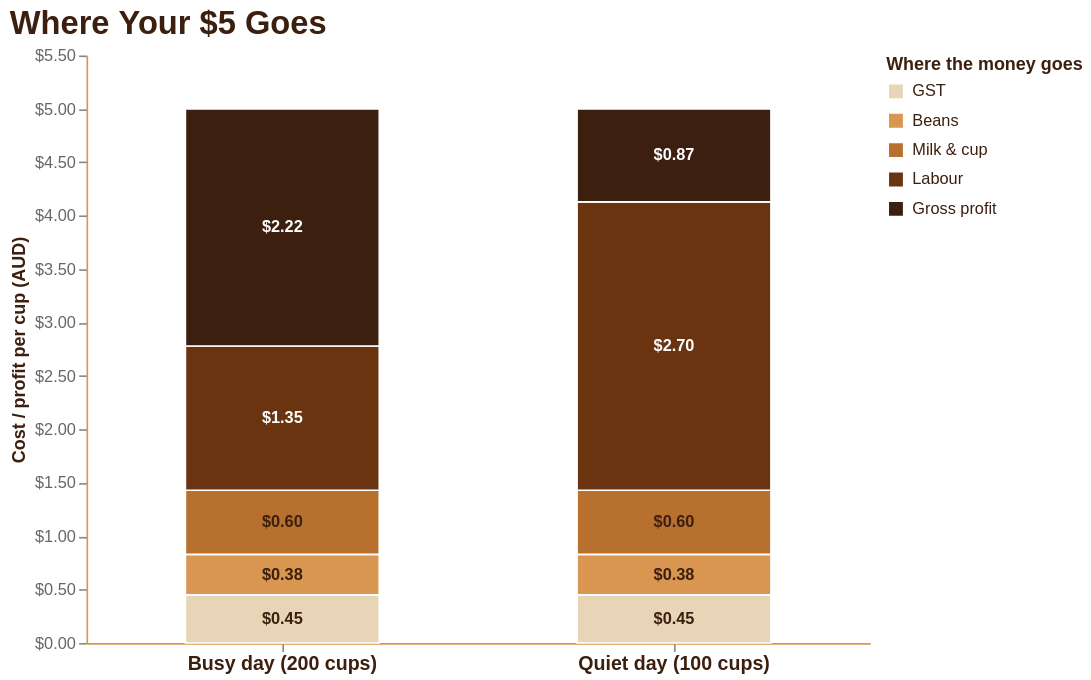

Describe this chart as a Vega-Lite specification.
### Vega-Lite specification from a JSON file in a GitHub repository (floating-point values rounded to 4 significant figures)
{"$schema": "https://vega.github.io/schema/vega-lite/v5.json", "title": {"text": "Where Your $5 Goes", "anchor": "start", "fontSize": 20, "subtitleFontSize": 12, "subtitleColor": "#666", "color": "#3C1F0F"}, "width": 480, "height": 360, "data": {"values": [{"scenario": "Busy day (200 cups)", "component": "GST", "amount": 0.45, "order": 1}, {"scenario": "Busy day (200 cups)", "component": "Beans", "amount": 0.38, "order": 2}, {"scenario": "Busy day (200 cups)", "component": "Milk & cup", "amount": 0.6, "order": 3}, {"scenario": "Busy day (200 cups)", "component": "Labour", "amount": 1.35, "order": 4}, {"scenario": "Busy day (200 cups)", "component": "Gross profit", "amount": 2.22, "order": 5}, {"scenario": "Quiet day (100 cups)", "component": "GST", "amount": 0.45, "order": 1}, {"scenario": "Quiet day (100 cups)", "component": "Beans", "amount": 0.38, "order": 2}, {"scenario": "Quiet day (100 cups)", "component": "Milk & cup", "amount": 0.6, "order": 3}, {"scenario": "Quiet day (100 cups)", "component": "Labour", "amount": 2.7, "order": 4}, {"scenario": "Quiet day (100 cups)", "component": "Gross profit", "amount": 0.87, "order": 5}]}, "encoding": {"x": {"field": "scenario", "type": "nominal", "title": null, "sort": ["Busy day (200 cups)", "Quiet day (100 cups)"], "axis": {"labelFontSize": 12, "labelFontWeight": "bold", "labelColor": "#3C1F0F", "labelAngle": 0}}, "y": {"field": "amount", "type": "quantitative", "title": "Cost / profit per cup (AUD)", "stack": "zero", "axis": {"format": "$.2f", "titleColor": "#3C1F0F", "labelColor": "#666", "grid": false}}, "color": {"field": "component", "type": "nominal", "title": "Where the money goes", "sort": ["GST", "Beans", "Milk & cup", "Labour", "Gross profit"], "scale": {"domain": ["GST", "Beans", "Milk & cup", "Labour", "Gross profit"], "range": ["#E8D5B7", "#D89651", "#B8702F", "#6B3410", "#3C1F0F"]}, "legend": {"orient": "right", "offset": 10, "titleColor": "#3C1F0F", "labelColor": "#3C1F0F"}}, "order": {"field": "order", "type": "quantitative"}}, "layer": [{"mark": {"type": "bar", "width": {"band": 0.55}, "stroke": "white", "strokeWidth": 1}, "encoding": {"tooltip": [{"field": "scenario", "type": "nominal", "title": "Day"}, {"field": "component", "type": "nominal", "title": "Where the money goes"}, {"field": "amount", "type": "quantitative", "title": "Amount", "format": "$.2f"}]}}, {"mark": {"type": "text", "fontSize": 10, "fontWeight": "bold"}, "encoding": {"text": {"field": "amount", "type": "quantitative", "format": "$.2f"}, "color": {"condition": {"test": "datum.component === 'Labour' || datum.component === 'Gross profit'", "value": "white"}, "value": "#3C1F0F"}, "y": {"field": "amount", "type": "quantitative", "stack": "zero", "bandPosition": 0.5}}}], "config": {"view": {"stroke": null}, "background": "white", "axis": {"domainColor": "#D89651"}}}
